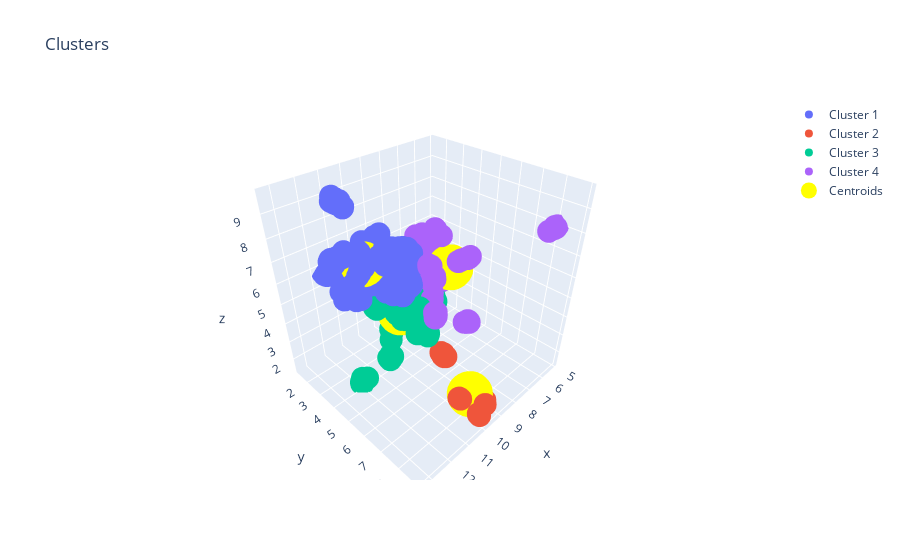

Notebook source saved alongside this figure:
### Code cell
X = fit.fit_transform(portfolio2)
number_clusters = 4
kmeans = KMeans(n_clusters = number_clusters, init = 'k-means++', random_state = random_state)
y_kmeans = kmeans.fit_predict(X)
# Visualising the clusters

fig = go.Figure()

fig.add_trace(go.Scatter3d(x=X[y_kmeans == 0, 0], y=X[y_kmeans == 0, 1], z=X[y_kmeans == 0, 2], name='Cluster 1', mode='markers'))
fig.add_trace(go.Scatter3d(x=X[y_kmeans == 1, 0], y=X[y_kmeans == 1, 1], z=X[y_kmeans == 1, 2], name='Cluster 2', mode='markers'))
fig.add_trace(go.Scatter3d(x=X[y_kmeans == 2, 0], y=X[y_kmeans == 2, 1], z=X[y_kmeans == 2, 2], name='Cluster 3', mode='markers'))
fig.add_trace(go.Scatter3d(x=X[y_kmeans == 3, 0], y=X[y_kmeans == 3, 1], z=X[y_kmeans == 3, 2], name='Cluster 4', mode='markers'))
#fig.add_trace(go.Scatter(x=X[y_kmeans == 4, 0], y=X[y_kmeans == 4, 1], name='Cluster 5', mode='markers'))
#fig.add_trace(go.Scatter(x=X[y_kmeans == 5, 0], y=X[y_kmeans == 5, 1], name='Cluster 6', mode='markers'))
#fig.add_trace(go.Scatter(x=X[y_kmeans == 6, 0], y=X[y_kmeans == 6, 1], name='Cluster 7', mode='markers'))#comment the lines if you chose less clusters
#add more lines if you chose more clusters

fig.add_trace(go.Scatter3d(x=kmeans.cluster_centers_[:, 0], y=kmeans.cluster_centers_[:, 1],z=kmeans.cluster_centers_[:, 2], name='Centroids', 
                         mode='markers', marker_color="rgb(255,255,0)", marker=dict(size=16)))

fig.update_layout(title='Clusters')

fig.show()

### Figure 1 — Plotly figure (JSON) as saved in the notebook; plotly's stock layout.template omitted (floating-point values rounded to 4 significant figures; data arrays with more than 128 entries replaced by an {"elided": "..."} marker saying what was removed)
{"data": [{"mode": "markers", "name": "Cluster 1", "type": "scatter3d", "x": {"elided": "217 float values"}, "y": {"elided": "217 float values"}, "z": {"elided": "217 float values"}}, {"mode": "markers", "name": "Cluster 2", "type": "scatter3d", "x": [10.28, 10.18, 10.34, 10.22, 9.987, 9.818, 9.945, 9.922, 10.35, 10.66, 9.832, 10.31, 10.12, 9.937, 9.749, 9.726, 10.64, 9.931, 10.27, 9.767, 10.28, 9.734, 10.17, 10.63, 10.09, 10.18, 9.949, 9.918, 10.06, 10.34, 10.04, 10.27, 10.66, 10.02, 10.02, 9.739, 10.07, 10.05, 9.898, 9.81, 9.818, 9.95, 9.812, 10.67, 9.792], "y": [7.11, 8.867, 7.004, 7.128, 8.442, 8.868, 8.385, 8.759, 6.986, 8.274, 8.887, 7.115, 8.815, 8.433, 8.484, 8.455, 8.284, 8.762, 7.055, 8.581, 7.133, 8.467, 8.922, 8.31, 8.566, 8.864, 8.489, 8.706, 8.472, 7.074, 8.552, 7.049, 8.255, 8.728, 8.628, 8.787, 8.652, 8.462, 8.505, 8.835, 8.577, 8.632, 8.76, 8.261, 8.742], "z": [3.991, 2.063, 4.145, 3.947, 2.449, 2.307, 2.534, 2.064, 4.155, 2.867, 2.353, 3.998, 2.099, 2.488, 2.134, 2.196, 2.85, 2.101, 4.045, 2.24, 3.986, 2.186, 2.029, 2.835, 2.305, 2.087, 2.364, 2.148, 2.421, 4.045, 2.383, 4.085, 2.87, 2.096, 2.295, 2.44, 2.076, 2.43, 2.322, 2.351, 2.232, 2.098, 2.359, 2.885, 2.377]}, {"mode": "markers", "name": "Cluster 3", "type": "scatter3d", "x": {"elided": "165 float values"}, "y": {"elided": "165 float values"}, "z": {"elided": "165 float values"}}, {"mode": "markers", "name": "Cluster 4", "type": "scatter3d", "x": {"elided": "139 float values"}, "y": {"elided": "139 float values"}, "z": {"elided": "139 float values"}}, {"marker": {"color": "rgb(255,255,0)", "size": 16}, "mode": "markers", "name": "Centroids", "type": "scatter3d", "x": [11.2, 10.09, 10.02, 8.217], "y": [3.676, 8.292, 4.329, 5.401], "z": [7.03, 2.683, 4.45, 6.333]}], "layout": {"title": {"text": "Clusters"}}}
